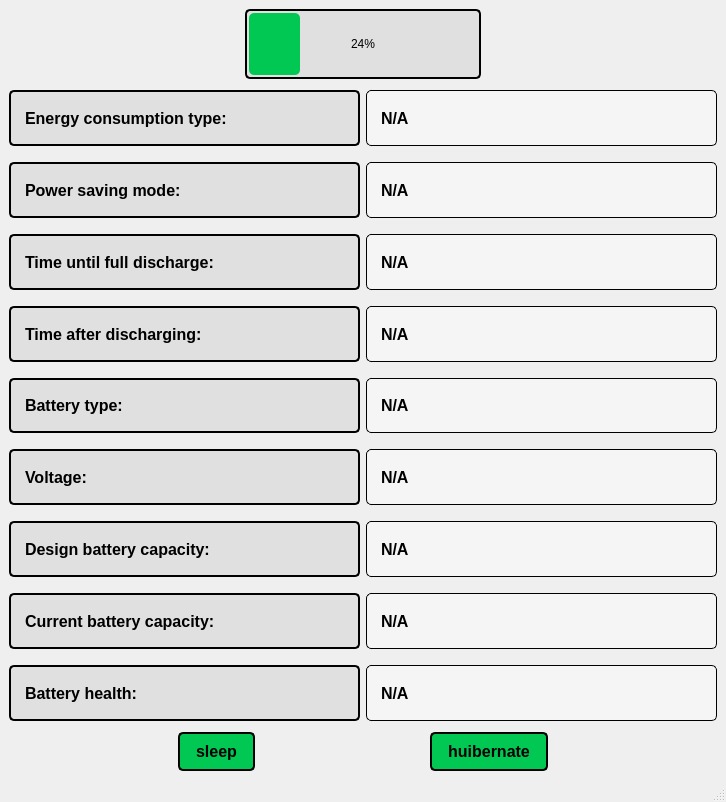
<?xml version="1.0" encoding="UTF-8"?>
<ui version="4.0">
 <class>MainWindow</class>
 <widget class="QMainWindow" name="MainWindow">
  <property name="geometry">
   <rect>
    <x>0</x>
    <y>0</y>
    <width>726</width>
    <height>802</height>
   </rect>
  </property>
  <property name="windowTitle">
   <string>Battery Information</string>
  </property>
  <widget class="QWidget" name="centralwidget">
   <layout class="QVBoxLayout" name="verticalLayout">
    <item>
     <layout class="QHBoxLayout" name="horizontalLayout">
      <item>
       <spacer name="horizontalSpacer">
        <property name="orientation">
         <enum>Qt::Orientation::Horizontal</enum>
        </property>
        <property name="sizeHint" stdset="0">
         <size>
          <width>40</width>
          <height>20</height>
         </size>
        </property>
       </spacer>
      </item>
      <item>
       <widget class="QProgressBar" name="chargeLevelProgressBar">
        <property name="minimumSize">
         <size>
          <width>120</width>
          <height>70</height>
         </size>
        </property>
        <property name="styleSheet">
         <string notr="true">QProgressBar {
    border: 2px solid #000000; /* Черная рамка батареи */
    border-radius: 5px;        /* Закругленные углы */
    background-color: #E0E0E0; /* Фон батареи */
    text-align: center;        /* Текст по центру */
    color: #000000;            /* Черный цвет текста */
}

QProgressBar::chunk {
    background-color: #00C853; /* Зеленый цвет для заряда */
    border-radius: 5px;        /* Закругленные углы заряда */
    margin: 2px;               /* Отступ внутри рамки батареи */
}

</string>
        </property>
        <property name="value">
         <number>24</number>
        </property>
       </widget>
      </item>
      <item>
       <spacer name="horizontalSpacer_2">
        <property name="orientation">
         <enum>Qt::Orientation::Horizontal</enum>
        </property>
        <property name="sizeHint" stdset="0">
         <size>
          <width>40</width>
          <height>20</height>
         </size>
        </property>
       </spacer>
      </item>
     </layout>
    </item>
    <item>
     <layout class="QHBoxLayout" name="horizontalLayout_2">
      <item>
       <widget class="QFrame" name="headerFrame">
        <property name="styleSheet">
         <string notr="true">#headerFrame {
    background-color: #E0E0E0; /* Светлый фон */
    border: 2px solid #000000; /* Черная рамка */
    border-radius: 5px;        /* Закругленные углы */
    padding: 5px;              /* Внутренние отступы */
    margin: 5px 0;             /* Внешние отступы между элементами */
}
</string>
        </property>
        <property name="frameShape">
         <enum>QFrame::Shape::StyledPanel</enum>
        </property>
        <property name="frameShadow">
         <enum>QFrame::Shadow::Raised</enum>
        </property>
        <layout class="QVBoxLayout" name="verticalLayout_2">
         <item>
          <widget class="QLabel" name="firstLabel">
           <property name="font">
            <font>
             <pointsize>12</pointsize>
             <bold>true</bold>
             <kerning>true</kerning>
            </font>
           </property>
           <property name="layoutDirection">
            <enum>Qt::LayoutDirection::LeftToRight</enum>
           </property>
           <property name="styleSheet">
            <string notr="true">QLabel {
    color: #000000;            /* Черный цвет текста */
    font-size: 12pt;           /* Размер шрифта */
    font-weight: bold;         /* Жирный шрифт */
}
</string>
           </property>
           <property name="text">
            <string>Energy consumption type:</string>
           </property>
          </widget>
         </item>
        </layout>
       </widget>
      </item>
      <item>
       <widget class="QFrame" name="valueFrame">
        <property name="styleSheet">
         <string notr="true">#valueFrame{
    background-color: #F5F5F5; /* Очень светлый фон */
    border: 1px solid #000000; /* Черная рамка */
    border-radius: 5px;        /* Закругленные углы */
    padding: 5px;              /* Внутренние отступы */
    margin: 5px 0;             /* Внешние отступы для разделения */
}
</string>
        </property>
        <property name="frameShape">
         <enum>QFrame::Shape::StyledPanel</enum>
        </property>
        <property name="frameShadow">
         <enum>QFrame::Shadow::Raised</enum>
        </property>
        <layout class="QVBoxLayout" name="verticalLayout_3">
         <item>
          <widget class="QLabel" name="powerSupplyTypeLabel">
           <property name="styleSheet">
            <string notr="true">QLabel {
    color: #000000;            /* Черный цвет текста */
    font-size: 12pt;           /* Размер шрифта */
    font-weight: bold;         /* Жирный шрифт */
}
</string>
           </property>
           <property name="text">
            <string>N/A</string>
           </property>
          </widget>
         </item>
        </layout>
       </widget>
      </item>
     </layout>
    </item>
    <item>
     <layout class="QHBoxLayout" name="horizontalLayout_4">
      <item>
       <widget class="QFrame" name="headerFrame_5">
        <property name="styleSheet">
         <string notr="true">#headerFrame_5 {
    background-color: #E0E0E0; /* Светлый фон */
    border: 2px solid #000000; /* Черная рамка */
    border-radius: 5px;        /* Закругленные углы */
    padding: 5px;              /* Внутренние отступы */
    margin: 5px 0;             /* Внешние отступы между элементами */
}
</string>
        </property>
        <property name="frameShape">
         <enum>QFrame::Shape::StyledPanel</enum>
        </property>
        <property name="frameShadow">
         <enum>QFrame::Shadow::Raised</enum>
        </property>
        <layout class="QVBoxLayout" name="verticalLayout_6">
         <item>
          <widget class="QLabel" name="headerFrame_2">
           <property name="font">
            <font>
             <pointsize>12</pointsize>
             <bold>true</bold>
            </font>
           </property>
           <property name="styleSheet">
            <string notr="true">QLabel {
    color: #000000;            /* Черный цвет текста */
    font-size: 12pt;           /* Размер шрифта */
    font-weight: bold;         /* Жирный шрифт */
}
</string>
           </property>
           <property name="text">
            <string>Power saving mode:</string>
           </property>
          </widget>
         </item>
        </layout>
       </widget>
      </item>
      <item>
       <widget class="QFrame" name="valueFrame_2">
        <property name="styleSheet">
         <string notr="true">#valueFrame_2{
    background-color: #F5F5F5; /* Очень светлый фон */
    border: 1px solid #000000; /* Черная рамка */
    border-radius: 5px;        /* Закругленные углы */
    padding: 5px;              /* Внутренние отступы */
    margin: 5px 0;             /* Внешние отступы для разделения */
}
</string>
        </property>
        <property name="frameShape">
         <enum>QFrame::Shape::StyledPanel</enum>
        </property>
        <property name="frameShadow">
         <enum>QFrame::Shadow::Raised</enum>
        </property>
        <layout class="QVBoxLayout" name="verticalLayout_7">
         <item>
          <widget class="QLabel" name="powerModelLabel">
           <property name="styleSheet">
            <string notr="true">QLabel {
    color: #000000;            /* Черный цвет текста */
    font-size: 12pt;           /* Размер шрифта */
    font-weight: bold;         /* Жирный шрифт */
}
</string>
           </property>
           <property name="text">
            <string>N/A</string>
           </property>
          </widget>
         </item>
        </layout>
       </widget>
      </item>
     </layout>
    </item>
    <item>
     <layout class="QHBoxLayout" name="horizontalLayout_3">
      <item>
       <widget class="QFrame" name="headerFrame_3">
        <property name="styleSheet">
         <string notr="true">#headerFrame_3 {
    background-color: #E0E0E0; /* Светлый фон */
    border: 2px solid #000000; /* Черная рамка */
    border-radius: 5px;        /* Закругленные углы */
    padding: 5px;              /* Внутренние отступы */
    margin: 5px 0;             /* Внешние отступы между элементами */
}
</string>
        </property>
        <property name="frameShape">
         <enum>QFrame::Shape::StyledPanel</enum>
        </property>
        <property name="frameShadow">
         <enum>QFrame::Shadow::Raised</enum>
        </property>
        <layout class="QVBoxLayout" name="verticalLayout_4">
         <item>
          <widget class="QLabel" name="secondLabel">
           <property name="font">
            <font>
             <pointsize>12</pointsize>
             <bold>true</bold>
            </font>
           </property>
           <property name="styleSheet">
            <string notr="true">QLabel {
    color: #000000;            /* Черный цвет текста */
    font-size: 12pt;           /* Размер шрифта */
    font-weight: bold;         /* Жирный шрифт */
}
</string>
           </property>
           <property name="text">
            <string>Time until full discharge:</string>
           </property>
          </widget>
         </item>
        </layout>
       </widget>
      </item>
      <item>
       <widget class="QFrame" name="valueFrame_3">
        <property name="styleSheet">
         <string notr="true">#valueFrame_3 {
    background-color: #F5F5F5; /* Очень светлый фон */
    border: 1px solid #000000; /* Черная рамка */
    border-radius: 5px;        /* Закругленные углы */
    padding: 5px;              /* Внутренние отступы */
    margin: 5px 0;             /* Внешние отступы для разделения */
}
</string>
        </property>
        <property name="frameShape">
         <enum>QFrame::Shape::StyledPanel</enum>
        </property>
        <property name="frameShadow">
         <enum>QFrame::Shadow::Raised</enum>
        </property>
        <layout class="QVBoxLayout" name="verticalLayout_5">
         <item>
          <widget class="QLabel" name="remainingBatteryLifetimeLabel">
           <property name="styleSheet">
            <string notr="true">QLabel {
    color: #000000;            /* Черный цвет текста */
    font-size: 12pt;           /* Размер шрифта */
    font-weight: bold;         /* Жирный шрифт */
}
</string>
           </property>
           <property name="text">
            <string>N/A</string>
           </property>
          </widget>
         </item>
        </layout>
       </widget>
      </item>
     </layout>
    </item>
    <item>
     <layout class="QHBoxLayout" name="horizontalLayout_5">
      <item>
       <widget class="QFrame" name="headerFrame_6">
        <property name="styleSheet">
         <string notr="true">#headerFrame_6{
    background-color: #E0E0E0; /* Светлый фон */
    border: 2px solid #000000; /* Черная рамка */
    border-radius: 5px;        /* Закругленные углы */
    padding: 5px;              /* Внутренние отступы */
    margin: 5px 0;             /* Внешние отступы между элементами */
}
</string>
        </property>
        <property name="frameShape">
         <enum>QFrame::Shape::StyledPanel</enum>
        </property>
        <property name="frameShadow">
         <enum>QFrame::Shadow::Raised</enum>
        </property>
        <layout class="QVBoxLayout" name="verticalLayout_8">
         <item>
          <widget class="QLabel" name="headerFrame_4">
           <property name="font">
            <font>
             <pointsize>12</pointsize>
             <bold>true</bold>
            </font>
           </property>
           <property name="styleSheet">
            <string notr="true">QLabel {
    color: #000000;            /* Черный цвет текста */
    font-size: 12pt;           /* Размер шрифта */
    font-weight: bold;         /* Жирный шрифт */
}
</string>
           </property>
           <property name="text">
            <string>Time after discharging:</string>
           </property>
          </widget>
         </item>
        </layout>
       </widget>
      </item>
      <item>
       <widget class="QFrame" name="valueFrame_4">
        <property name="styleSheet">
         <string notr="true">#valueFrame_4 {
    background-color: #F5F5F5; /* Очень светлый фон */
    border: 1px solid #000000; /* Черная рамка */
    border-radius: 5px;        /* Закругленные углы */
    padding: 5px;              /* Внутренние отступы */
    margin: 5px 0;             /* Внешние отступы для разделения */
}
</string>
        </property>
        <property name="frameShape">
         <enum>QFrame::Shape::StyledPanel</enum>
        </property>
        <property name="frameShadow">
         <enum>QFrame::Shadow::Raised</enum>
        </property>
        <layout class="QVBoxLayout" name="verticalLayout_9">
         <item>
          <widget class="QLabel" name="timeAfterPowerOffLabel">
           <property name="styleSheet">
            <string notr="true">QLabel {
    color: #000000;            /* Черный цвет текста */
    font-size: 12pt;           /* Размер шрифта */
    font-weight: bold;         /* Жирный шрифт */
}
</string>
           </property>
           <property name="text">
            <string>N/A</string>
           </property>
          </widget>
         </item>
        </layout>
       </widget>
      </item>
     </layout>
    </item>
    <item>
     <layout class="QHBoxLayout" name="horizontalLayout_7">
      <item>
       <widget class="QFrame" name="headerFrame_7">
        <property name="styleSheet">
         <string notr="true">#headerFrame_7{
    background-color: #E0E0E0; /* Светлый фон */
    border: 2px solid #000000; /* Черная рамка */
    border-radius: 5px;        /* Закругленные углы */
    padding: 5px;              /* Внутренние отступы */
    margin: 5px 0;             /* Внешние отступы между элементами */
}</string>
        </property>
        <property name="frameShape">
         <enum>QFrame::Shape::StyledPanel</enum>
        </property>
        <property name="frameShadow">
         <enum>QFrame::Shadow::Raised</enum>
        </property>
        <layout class="QVBoxLayout" name="verticalLayout_11">
         <item>
          <widget class="QLabel" name="label">
           <property name="styleSheet">
            <string notr="true">QLabel {
    color: #000000;            /* Черный цвет текста */
    font-size: 12pt;           /* Размер шрифта */
    font-weight: bold;         /* Жирный шрифт */
}
</string>
           </property>
           <property name="text">
            <string>Battery type:</string>
           </property>
          </widget>
         </item>
        </layout>
       </widget>
      </item>
      <item>
       <widget class="QFrame" name="valueFrame_5">
        <property name="styleSheet">
         <string notr="true">#valueFrame_5 {
    background-color: #F5F5F5; /* Очень светлый фон */
    border: 1px solid #000000; /* Черная рамка */
    border-radius: 5px;        /* Закругленные углы */
    padding: 5px;              /* Внутренние отступы */
    margin: 5px 0;             /* Внешние отступы для разделения */
}
</string>
        </property>
        <property name="frameShape">
         <enum>QFrame::Shape::StyledPanel</enum>
        </property>
        <property name="frameShadow">
         <enum>QFrame::Shadow::Raised</enum>
        </property>
        <layout class="QVBoxLayout" name="verticalLayout_10">
         <item>
          <widget class="QLabel" name="batteryTypeLabel">
           <property name="styleSheet">
            <string notr="true">QLabel {
    color: #000000;            /* Черный цвет текста */
    font-size: 12pt;           /* Размер шрифта */
    font-weight: bold;         /* Жирный шрифт */
}
</string>
           </property>
           <property name="text">
            <string>N/A</string>
           </property>
          </widget>
         </item>
        </layout>
       </widget>
      </item>
     </layout>
    </item>
    <item>
     <layout class="QHBoxLayout" name="horizontalLayout_8">
      <item>
       <widget class="QFrame" name="headerFrame_8">
        <property name="styleSheet">
         <string notr="true">#headerFrame_8{
    background-color: #E0E0E0; /* Светлый фон */
    border: 2px solid #000000; /* Черная рамка */
    border-radius: 5px;        /* Закругленные углы */
    padding: 5px;              /* Внутренние отступы */
    margin: 5px 0;             /* Внешние отступы между элементами */
}</string>
        </property>
        <property name="frameShape">
         <enum>QFrame::Shape::StyledPanel</enum>
        </property>
        <property name="frameShadow">
         <enum>QFrame::Shadow::Raised</enum>
        </property>
        <layout class="QVBoxLayout" name="verticalLayout_13">
         <item>
          <widget class="QLabel" name="label_3">
           <property name="styleSheet">
            <string notr="true">QLabel {
    color: #000000;            /* Черный цвет текста */
    font-size: 12pt;           /* Размер шрифта */
    font-weight: bold;         /* Жирный шрифт */
}
</string>
           </property>
           <property name="text">
            <string>Voltage:</string>
           </property>
          </widget>
         </item>
        </layout>
       </widget>
      </item>
      <item>
       <widget class="QFrame" name="valueFrame_6">
        <property name="styleSheet">
         <string notr="true">#valueFrame_6 {
    background-color: #F5F5F5; /* Очень светлый фон */
    border: 1px solid #000000; /* Черная рамка */
    border-radius: 5px;        /* Закругленные углы */
    padding: 5px;              /* Внутренние отступы */
    margin: 5px 0;             /* Внешние отступы для разделения */
}
</string>
        </property>
        <property name="frameShape">
         <enum>QFrame::Shape::StyledPanel</enum>
        </property>
        <property name="frameShadow">
         <enum>QFrame::Shadow::Raised</enum>
        </property>
        <layout class="QVBoxLayout" name="verticalLayout_12">
         <item>
          <widget class="QLabel" name="voltageLabel">
           <property name="styleSheet">
            <string notr="true">QLabel {
    color: #000000;            /* Черный цвет текста */
    font-size: 12pt;           /* Размер шрифта */
    font-weight: bold;         /* Жирный шрифт */
}
</string>
           </property>
           <property name="text">
            <string>N/A</string>
           </property>
          </widget>
         </item>
        </layout>
       </widget>
      </item>
     </layout>
    </item>
    <item>
     <layout class="QHBoxLayout" name="horizontalLayout_9">
      <item>
       <widget class="QFrame" name="headerFrame_9">
        <property name="styleSheet">
         <string notr="true">#headerFrame_9{
    background-color: #E0E0E0; /* Светлый фон */
    border: 2px solid #000000; /* Черная рамка */
    border-radius: 5px;        /* Закругленные углы */
    padding: 5px;              /* Внутренние отступы */
    margin: 5px 0;             /* Внешние отступы между элементами */
}</string>
        </property>
        <property name="frameShape">
         <enum>QFrame::Shape::StyledPanel</enum>
        </property>
        <property name="frameShadow">
         <enum>QFrame::Shadow::Raised</enum>
        </property>
        <layout class="QVBoxLayout" name="verticalLayout_14">
         <item>
          <widget class="QLabel" name="label_6">
           <property name="styleSheet">
            <string notr="true">QLabel {
    color: #000000;            /* Черный цвет текста */
    font-size: 12pt;           /* Размер шрифта */
    font-weight: bold;         /* Жирный шрифт */
}
</string>
           </property>
           <property name="text">
            <string>Design battery capacity:</string>
           </property>
          </widget>
         </item>
        </layout>
       </widget>
      </item>
      <item>
       <widget class="QFrame" name="valueFrame_7">
        <property name="styleSheet">
         <string notr="true">#valueFrame_7 {
    background-color: #F5F5F5; /* Очень светлый фон */
    border: 1px solid #000000; /* Черная рамка */
    border-radius: 5px;        /* Закругленные углы */
    padding: 5px;              /* Внутренние отступы */
    margin: 5px 0;             /* Внешние отступы для разделения */
}
</string>
        </property>
        <property name="frameShape">
         <enum>QFrame::Shape::StyledPanel</enum>
        </property>
        <property name="frameShadow">
         <enum>QFrame::Shadow::Raised</enum>
        </property>
        <layout class="QVBoxLayout" name="verticalLayout_15">
         <item>
          <widget class="QLabel" name="maxBatteryCapLabel">
           <property name="styleSheet">
            <string notr="true">QLabel {
    color: #000000;            /* Черный цвет текста */
    font-size: 12pt;           /* Размер шрифта */
    font-weight: bold;         /* Жирный шрифт */
}
</string>
           </property>
           <property name="text">
            <string>N/A</string>
           </property>
          </widget>
         </item>
        </layout>
       </widget>
      </item>
     </layout>
    </item>
    <item>
     <layout class="QHBoxLayout" name="horizontalLayout_11">
      <item>
       <widget class="QFrame" name="headerFrame_10">
        <property name="styleSheet">
         <string notr="true">#headerFrame_10{
    background-color: #E0E0E0; /* Светлый фон */
    border: 2px solid #000000; /* Черная рамка */
    border-radius: 5px;        /* Закругленные углы */
    padding: 5px;              /* Внутренние отступы */
    margin: 5px 0;             /* Внешние отступы между элементами */
}</string>
        </property>
        <property name="frameShape">
         <enum>QFrame::Shape::StyledPanel</enum>
        </property>
        <property name="frameShadow">
         <enum>QFrame::Shadow::Raised</enum>
        </property>
        <layout class="QVBoxLayout" name="verticalLayout_16">
         <item>
          <widget class="QLabel" name="label_7">
           <property name="styleSheet">
            <string notr="true">QLabel {
    color: #000000;            /* Черный цвет текста */
    font-size: 12pt;           /* Размер шрифта */
    font-weight: bold;         /* Жирный шрифт */
}
</string>
           </property>
           <property name="text">
            <string>Current battery capacity:</string>
           </property>
          </widget>
         </item>
        </layout>
       </widget>
      </item>
      <item>
       <widget class="QFrame" name="valueFrame_8">
        <property name="styleSheet">
         <string notr="true">#valueFrame_8 {
    background-color: #F5F5F5; /* Очень светлый фон */
    border: 1px solid #000000; /* Черная рамка */
    border-radius: 5px;        /* Закругленные углы */
    padding: 5px;              /* Внутренние отступы */
    margin: 5px 0;             /* Внешние отступы для разделения */
}
</string>
        </property>
        <property name="frameShape">
         <enum>QFrame::Shape::StyledPanel</enum>
        </property>
        <property name="frameShadow">
         <enum>QFrame::Shadow::Raised</enum>
        </property>
        <layout class="QVBoxLayout" name="verticalLayout_17">
         <item>
          <widget class="QLabel" name="curBatteryCapLabel">
           <property name="styleSheet">
            <string notr="true">QLabel {
    color: #000000;            /* Черный цвет текста */
    font-size: 12pt;           /* Размер шрифта */
    font-weight: bold;         /* Жирный шрифт */
}
</string>
           </property>
           <property name="text">
            <string>N/A</string>
           </property>
          </widget>
         </item>
        </layout>
       </widget>
      </item>
     </layout>
    </item>
    <item>
     <layout class="QHBoxLayout" name="horizontalLayout_10">
      <item>
       <widget class="QFrame" name="headerFrame_11">
        <property name="styleSheet">
         <string notr="true">#headerFrame_11{
    background-color: #E0E0E0; /* Светлый фон */
    border: 2px solid #000000; /* Черная рамка */
    border-radius: 5px;        /* Закругленные углы */
    padding: 5px;              /* Внутренние отступы */
    margin: 5px 0;             /* Внешние отступы между элементами */
}</string>
        </property>
        <property name="frameShape">
         <enum>QFrame::Shape::StyledPanel</enum>
        </property>
        <property name="frameShadow">
         <enum>QFrame::Shadow::Raised</enum>
        </property>
        <layout class="QVBoxLayout" name="verticalLayout_19">
         <item>
          <widget class="QLabel" name="label_9">
           <property name="styleSheet">
            <string notr="true">QLabel {
    color: #000000;            /* Черный цвет текста */
    font-size: 12pt;           /* Размер шрифта */
    font-weight: bold;         /* Жирный шрифт */
}
</string>
           </property>
           <property name="text">
            <string>Battery health:</string>
           </property>
          </widget>
         </item>
        </layout>
       </widget>
      </item>
      <item>
       <widget class="QFrame" name="valueFrame_9">
        <property name="styleSheet">
         <string notr="true">#valueFrame_9 {
    background-color: #F5F5F5; /* Очень светлый фон */
    border: 1px solid #000000; /* Черная рамка */
    border-radius: 5px;        /* Закругленные углы */
    padding: 5px;              /* Внутренние отступы */
    margin: 5px 0;             /* Внешние отступы для разделения */
}
</string>
        </property>
        <property name="frameShape">
         <enum>QFrame::Shape::StyledPanel</enum>
        </property>
        <property name="frameShadow">
         <enum>QFrame::Shadow::Raised</enum>
        </property>
        <layout class="QVBoxLayout" name="verticalLayout_18">
         <item>
          <widget class="QLabel" name="batteryHealthLabel">
           <property name="styleSheet">
            <string notr="true">QLabel {
    color: #000000;            /* Черный цвет текста */
    font-size: 12pt;           /* Размер шрифта */
    font-weight: bold;         /* Жирный шрифт */
}
</string>
           </property>
           <property name="text">
            <string>N/A</string>
           </property>
          </widget>
         </item>
        </layout>
       </widget>
      </item>
     </layout>
    </item>
    <item>
     <layout class="QHBoxLayout" name="horizontalLayout_6">
      <item>
       <spacer name="horizontalSpacer_3">
        <property name="orientation">
         <enum>Qt::Orientation::Horizontal</enum>
        </property>
        <property name="sizeHint" stdset="0">
         <size>
          <width>40</width>
          <height>20</height>
         </size>
        </property>
       </spacer>
      </item>
      <item>
       <widget class="QPushButton" name="sleepButton">
        <property name="font">
         <font>
          <pointsize>12</pointsize>
          <bold>true</bold>
         </font>
        </property>
        <property name="styleSheet">
         <string notr="true">QPushButton {
    background-color: #00C853; /* Зеленый цвет фона, как у заряда прогресс-бара */
    color: #000000;            /* Черный цвет текста, как у рамки прогресс-бара */
    border: 2px solid #000000; /* Черная рамка, чтобы сочетаться с прогресс-баром */
    border-radius: 5px;        /* Закругленные углы, как у прогресс-бара */
    padding: 8px 16px;         /* Отступы внутри кнопки */
    font-size: 12pt;           /* Размер шрифта */
    font-weight: bold;         /* Жирный шрифт */
}

QPushButton:hover {
    background-color: #66BB6A; /* Более светлый зеленый при наведении */
}

QPushButton:pressed {
    background-color: #388E3C; /* Темно-зеленый при нажатии */
}


QPushButton:hover {
    background-color: #1565C0; /* Темно-синий цвет при наведении */
}

QPushButton:pressed {
    background-color: #0D47A1; /* Более темный синий при нажатии */
}
</string>
        </property>
        <property name="text">
         <string>sleep</string>
        </property>
       </widget>
      </item>
      <item>
       <spacer name="horizontalSpacer_5">
        <property name="orientation">
         <enum>Qt::Orientation::Horizontal</enum>
        </property>
        <property name="sizeHint" stdset="0">
         <size>
          <width>40</width>
          <height>20</height>
         </size>
        </property>
       </spacer>
      </item>
      <item>
       <widget class="QPushButton" name="hibernateButton">
        <property name="font">
         <font>
          <pointsize>12</pointsize>
          <bold>true</bold>
         </font>
        </property>
        <property name="styleSheet">
         <string notr="true">QPushButton {
    background-color: #00C853; /* Зеленый цвет фона, как у заряда прогресс-бара */
    color: #000000;            /* Черный цвет текста, как у рамки прогресс-бара */
    border: 2px solid #000000; /* Черная рамка, чтобы сочетаться с прогресс-баром */
    border-radius: 5px;        /* Закругленные углы, как у прогресс-бара */
    padding: 8px 16px;         /* Отступы внутри кнопки */
    font-size: 12pt;           /* Размер шрифта */
    font-weight: bold;         /* Жирный шрифт */
}

QPushButton:hover {
    background-color: #66BB6A; /* Более светлый зеленый при наведении */
}

QPushButton:pressed {
    background-color: #388E3C; /* Темно-зеленый при нажатии */
}


QPushButton:hover {
    background-color: #1565C0; /* Темно-синий цвет при наведении */
}

QPushButton:pressed {
    background-color: #0D47A1; /* Более темный синий при нажатии */
}
</string>
        </property>
        <property name="text">
         <string>huibernate</string>
        </property>
       </widget>
      </item>
      <item>
       <spacer name="horizontalSpacer_4">
        <property name="orientation">
         <enum>Qt::Orientation::Horizontal</enum>
        </property>
        <property name="sizeHint" stdset="0">
         <size>
          <width>40</width>
          <height>20</height>
         </size>
        </property>
       </spacer>
      </item>
     </layout>
    </item>
   </layout>
  </widget>
  <widget class="QStatusBar" name="statusbar"/>
 </widget>
 <resources/>
 <connections/>
</ui>
